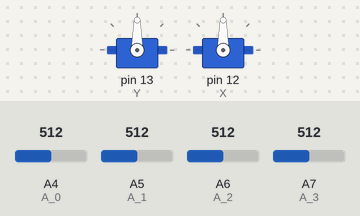
Simulated run of this sketch. Board: Arduino Nano, built with avr-gcc and run on an emulated ATmega328P. Parts: 2 × servo. Inputs (shaded band) come from the test bench; at power-on: A4 (A_0) = 512, A5 (A_1) = 512, A7 (A_3) = 512, A6 (A_2) = 512.

Above: at 1.2 s.
1.3 s: A4 (A_0) set to 716
At 1.8 s:
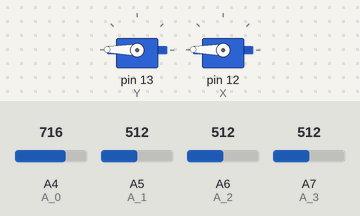
2.9 s: A5 (A_1) set to 702
4.4 s: A5 (A_1) set to 726
At 5.3 s:
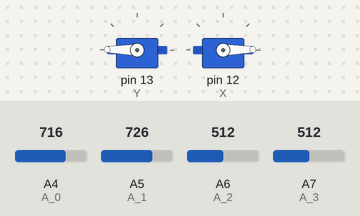
6.1 s: A7 (A_3) set to 992
At 7.3 s:
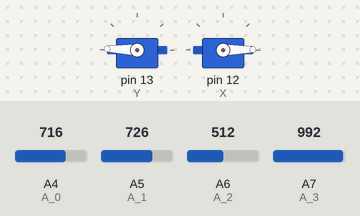
7.6 s: A6 (A_2) set to 716
At 8.8 s:
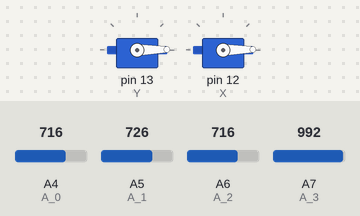
Timing chart, 0 to 10.3 s (numbered marks = the images above; inputs shaded):
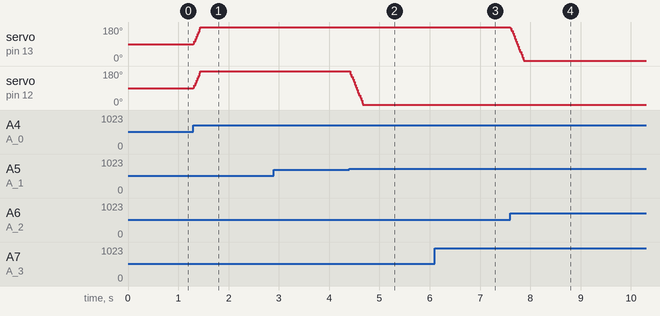

The sketch:

sunflow3r.ino
```cpp
#include <Servo.h>
#define   A_0  (A4)
#define   A_1  (A5)
#define   A_2  (A6)
#define   A_3  (A7)
int topleft;
int topright;
int downleft;
int downright;
int waittime = 1;
Servo X;
Servo Y;
int Ypos;
int Xpos;


void setup() {
  Serial.begin(9600);
  Y.attach(13);
  X.attach(12);
  Ypos = 90;
  Xpos = 90;
  X.write(Xpos);
  Y.write(Ypos);


}

void loop() {
  topleft = analogRead(A_0);
  topright = analogRead(A_1);
  downleft = analogRead(A_2);
  downright = analogRead(A_3);

  if (topleft < downleft) {


    if (Ypos > 1) {
      Ypos -= 1;
      Y.write(Ypos);
    }

  }
  if (topleft > downleft) {

    if (Ypos < 179) {
      Ypos += 1;
      Y.write(Ypos);
    }


  }

  if (topright < downright) {

    if (Ypos > 1) {
      Ypos -= 1;
      Y.write(Ypos);
    }

  }
  if (topright > downright) {

    if (Ypos < 179) {
      Ypos += 1;
      Y.write(Ypos);
    }


  }


  if (downleft > downright) {

    if (Xpos < 179) {
      Xpos += 1;
      X.write(Xpos);
    }
  }


  if (downleft < downright)  {

    if (Xpos > 1) {
      Xpos -= 1;
      X.write(Xpos);
    }
  }

  if (topleft > topright) {

    if (Xpos < 179) {
      Xpos += 1;
      X.write(Xpos);
    }
  }


  if (topleft < topright)  {

    if (Xpos > 1) {
      Xpos -= 1;
      X.write(Xpos);
    }
  }

  delay(waittime);

}
```

Measured:
- the behaviour switches between 716 and 717 on A5 (A_1) (found by bisection; images 1 and 2)
- after the input at 1.3 s, servo on pin 13 (Y), servo on pin 12 (X): 90° → 179° at once
- after the input at 2.9 s, every drawn part: stays the same
- after the input at 4.4 s, servo on pin 12 (X): moves from 179° to 1° over 0.27 s, starting at once
- after the input at 6.1 s, servo on pin 13 (Y): 179° → 178° at once
- after the input at 7.6 s, servo on pin 13 (Y): moves from 178° to 1° over 0.26 s, starting at once
